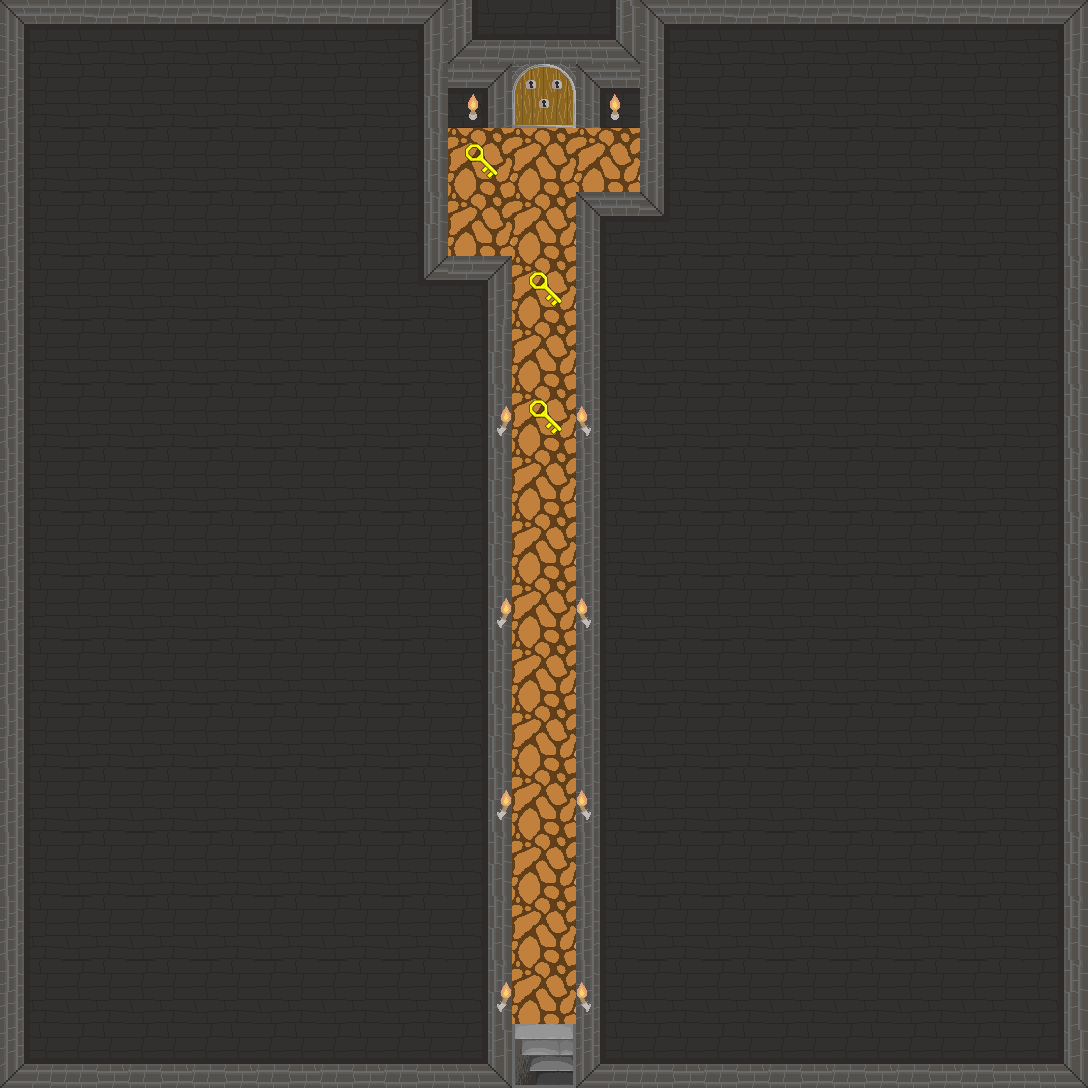

Tiled map render using the project's own tile images. Description and the map definition, with tile-layer contents summarised, below:
An orthogonal 17x17 tile map with 64x64 px tiles, 7 tile layers (Walls, VisualObjects, Road, Keys, ...) and 7 objects.

<map version="1.2" tiledversion="1.2.2" orientation="orthogonal" renderorder="right-down" width="17" height="17" tilewidth="64" tileheight="64" infinite="0" nextlayerid="25" nextobjectid="21">
 <tileset firstgid="1" name="Dungeon-tileset" tilewidth="64" tileheight="64" tilecount="32" columns="8">
  <image source="Dungeon-tileset.png" width="512" height="256" />
 </tileset>
 <layer id="1" name="Walls" width="17" height="17">
  <data>[289 cells, 271 non-empty, 12 distinct tile ids]</data>
 </layer>
 <layer id="12" name="VisualObjects" width="17" height="17">
  <data>[289 cells, 10 non-empty, 2 distinct tile ids]</data>
 </layer>
 <layer id="2" name="Road" width="17" height="17">
  <data>[289 cells, 18 non-empty, 2 distinct tile ids]</data>
 </layer>
 <layer id="3" name="Keys" width="17" height="17">
  <data>[289 cells, 3 non-empty, 1 distinct tile ids]</data>
 </layer>
 <layer id="4" name="Story" width="17" height="17">
  <data>[289 cells, 0 non-empty, 0 distinct tile ids]</data>
 </layer>
 <layer id="5" name="SquatTrap" width="17" height="17">
  <data>[289 cells, 0 non-empty, 0 distinct tile ids]</data>
 </layer>
 <layer id="6" name="JumpTrap" width="17" height="17">
  <data>[289 cells, 0 non-empty, 0 distinct tile ids]</data>
 </layer>
 <objectgroup color="#8b01c1" id="18" name="tutorial-movement">
  <object id="13" x="544" y="748.666">
   <point />
  </object>
 </objectgroup>
 <objectgroup color="#0a2eff" id="15" name="tutorial-keys">
  <object id="12" x="544" y="496">
   <point />
  </object>
 </objectgroup>
 <objectgroup color="#0abeff" id="14" name="tutorial-intro">
  <object id="8" x="546.667" y="941.331">
   <point />
  </object>
 </objectgroup>
 <objectgroup color="#0de214" id="8" name="level-change">
  <object id="2" x="546.666" y="116">
   <point />
  </object>
 </objectgroup>
 <objectgroup color="#e8e801" id="13" name="keys">
  <object id="5" x="547.999" y="303.999">
   <point />
  </object>
  <object id="6" x="478.667" y="180">
   <point />
  </object>
  <object id="11" x="543.999" y="434.667">
   <point />
  </object>
 </objectgroup>
 <objectgroup id="10" name="squat-trap" />
 <objectgroup color="#ec182d" id="9" name="jump-trap" />
</map>
